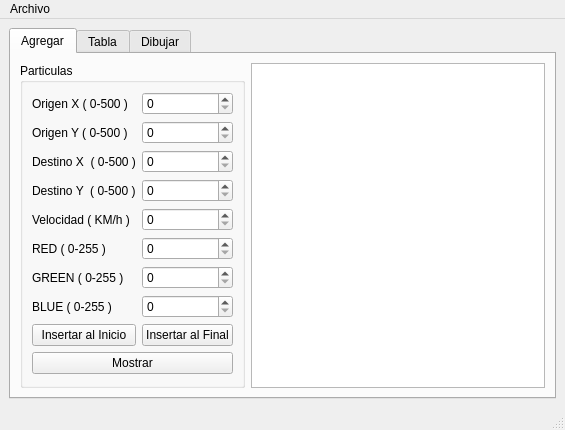
<?xml version="1.0" encoding="UTF-8"?>
<ui version="4.0">
 <class>MainWindow</class>
 <widget class="QMainWindow" name="MainWindow">
  <property name="geometry">
   <rect>
    <x>0</x>
    <y>0</y>
    <width>565</width>
    <height>397</height>
   </rect>
  </property>
  <property name="windowTitle">
   <string>MainWindow</string>
  </property>
  <widget class="QWidget" name="centralwidget">
   <layout class="QGridLayout" name="gridLayout_3">
    <item row="0" column="0">
     <widget class="QTabWidget" name="tabWidget">
      <property name="currentIndex">
       <number>0</number>
      </property>
      <widget class="QWidget" name="tab">
       <attribute name="title">
        <string>Agregar</string>
       </attribute>
       <layout class="QGridLayout" name="gridLayout_2">
        <item row="0" column="0">
         <widget class="QGroupBox" name="groupBox">
          <property name="title">
           <string>Particulas</string>
          </property>
          <layout class="QGridLayout" name="gridLayout">
           <item row="6" column="1">
            <widget class="QSpinBox" name="green">
             <property name="maximum">
              <number>255</number>
             </property>
            </widget>
           </item>
           <item row="3" column="1">
            <widget class="QSpinBox" name="dy">
             <property name="maximum">
              <number>500</number>
             </property>
            </widget>
           </item>
           <item row="1" column="0">
            <widget class="QLabel" name="label_7">
             <property name="text">
              <string>Origen Y ( 0-500 )</string>
             </property>
            </widget>
           </item>
           <item row="7" column="1">
            <widget class="QSpinBox" name="blue">
             <property name="maximum">
              <number>255</number>
             </property>
            </widget>
           </item>
           <item row="6" column="0">
            <widget class="QLabel" name="label_5">
             <property name="text">
              <string>GREEN ( 0-255 )</string>
             </property>
            </widget>
           </item>
           <item row="8" column="1">
            <widget class="QPushButton" name="insertar_final">
             <property name="text">
              <string>Insertar al Final</string>
             </property>
            </widget>
           </item>
           <item row="4" column="0">
            <widget class="QLabel" name="label_3">
             <property name="text">
              <string>Velocidad ( KM/h )</string>
             </property>
            </widget>
           </item>
           <item row="3" column="0">
            <widget class="QLabel" name="label_2">
             <property name="text">
              <string>Destino Y  ( 0-500 )</string>
             </property>
            </widget>
           </item>
           <item row="5" column="1">
            <widget class="QSpinBox" name="red">
             <property name="maximum">
              <number>255</number>
             </property>
            </widget>
           </item>
           <item row="9" column="0" colspan="2">
            <widget class="QPushButton" name="mostrar">
             <property name="text">
              <string>Mostrar</string>
             </property>
            </widget>
           </item>
           <item row="5" column="0">
            <widget class="QLabel" name="label_4">
             <property name="text">
              <string>RED ( 0-255 )</string>
             </property>
            </widget>
           </item>
           <item row="7" column="0">
            <widget class="QLabel" name="label_6">
             <property name="text">
              <string>BLUE ( 0-255 )</string>
             </property>
            </widget>
           </item>
           <item row="4" column="1">
            <widget class="QSpinBox" name="velocidad">
             <property name="maximum">
              <number>999</number>
             </property>
            </widget>
           </item>
           <item row="2" column="0">
            <widget class="QLabel" name="label">
             <property name="text">
              <string>Destino X  ( 0-500 )</string>
             </property>
            </widget>
           </item>
           <item row="2" column="1">
            <widget class="QSpinBox" name="dx">
             <property name="maximum">
              <number>500</number>
             </property>
            </widget>
           </item>
           <item row="8" column="0">
            <widget class="QPushButton" name="insertar_inicio">
             <property name="text">
              <string>Insertar al Inicio</string>
             </property>
            </widget>
           </item>
           <item row="0" column="0">
            <widget class="QLabel" name="label_8">
             <property name="text">
              <string>Origen X ( 0-500 )</string>
             </property>
            </widget>
           </item>
           <item row="1" column="1">
            <widget class="QSpinBox" name="oy">
             <property name="maximum">
              <number>500</number>
             </property>
            </widget>
           </item>
           <item row="0" column="1">
            <widget class="QSpinBox" name="ox">
             <property name="maximum">
              <number>500</number>
             </property>
            </widget>
           </item>
          </layout>
         </widget>
        </item>
        <item row="0" column="1">
         <widget class="QPlainTextEdit" name="lista_particulas"/>
        </item>
       </layout>
      </widget>
      <widget class="QWidget" name="tab_2">
       <attribute name="title">
        <string>Tabla</string>
       </attribute>
       <layout class="QGridLayout" name="gridLayout_4">
        <item row="0" column="0" colspan="3">
         <widget class="QTableWidget" name="tabla"/>
        </item>
        <item row="1" column="0">
         <widget class="QLineEdit" name="buscar_lineEdit">
          <property name="placeholderText">
           <string>ID de particula</string>
          </property>
         </widget>
        </item>
        <item row="1" column="1">
         <widget class="QPushButton" name="buscar_pushButton">
          <property name="text">
           <string>Buscar</string>
          </property>
         </widget>
        </item>
        <item row="1" column="2">
         <widget class="QPushButton" name="mostrar_tabla_pushButton">
          <property name="text">
           <string>Mostrar</string>
          </property>
         </widget>
        </item>
       </layout>
      </widget>
      <widget class="QWidget" name="tab_5">
       <attribute name="title">
        <string>Dibujar</string>
       </attribute>
       <layout class="QGridLayout" name="gridLayout_5">
        <item row="0" column="0" colspan="2">
         <widget class="QGraphicsView" name="graphicsView"/>
        </item>
        <item row="1" column="0">
         <widget class="QPushButton" name="dibujar">
          <property name="text">
           <string>Dibujar</string>
          </property>
         </widget>
        </item>
        <item row="1" column="1">
         <widget class="QPushButton" name="limpiar">
          <property name="text">
           <string>Limpiar</string>
          </property>
         </widget>
        </item>
       </layout>
      </widget>
     </widget>
    </item>
   </layout>
  </widget>
  <widget class="QMenuBar" name="menubar">
   <property name="geometry">
    <rect>
     <x>0</x>
     <y>0</y>
     <width>565</width>
     <height>21</height>
    </rect>
   </property>
   <widget class="QMenu" name="menuArchivo">
    <property name="title">
     <string>Archivo</string>
    </property>
    <addaction name="actionGuardar"/>
    <addaction name="actionAbrir"/>
   </widget>
   <addaction name="menuArchivo"/>
  </widget>
  <widget class="QStatusBar" name="statusbar"/>
  <action name="actionGuardar">
   <property name="text">
    <string>Guardar</string>
   </property>
   <property name="shortcut">
    <string>Ctrl+S</string>
   </property>
  </action>
  <action name="actionAbrir">
   <property name="text">
    <string>Abrir</string>
   </property>
   <property name="shortcut">
    <string>Ctrl+O</string>
   </property>
  </action>
 </widget>
 <resources/>
 <connections/>
</ui>
